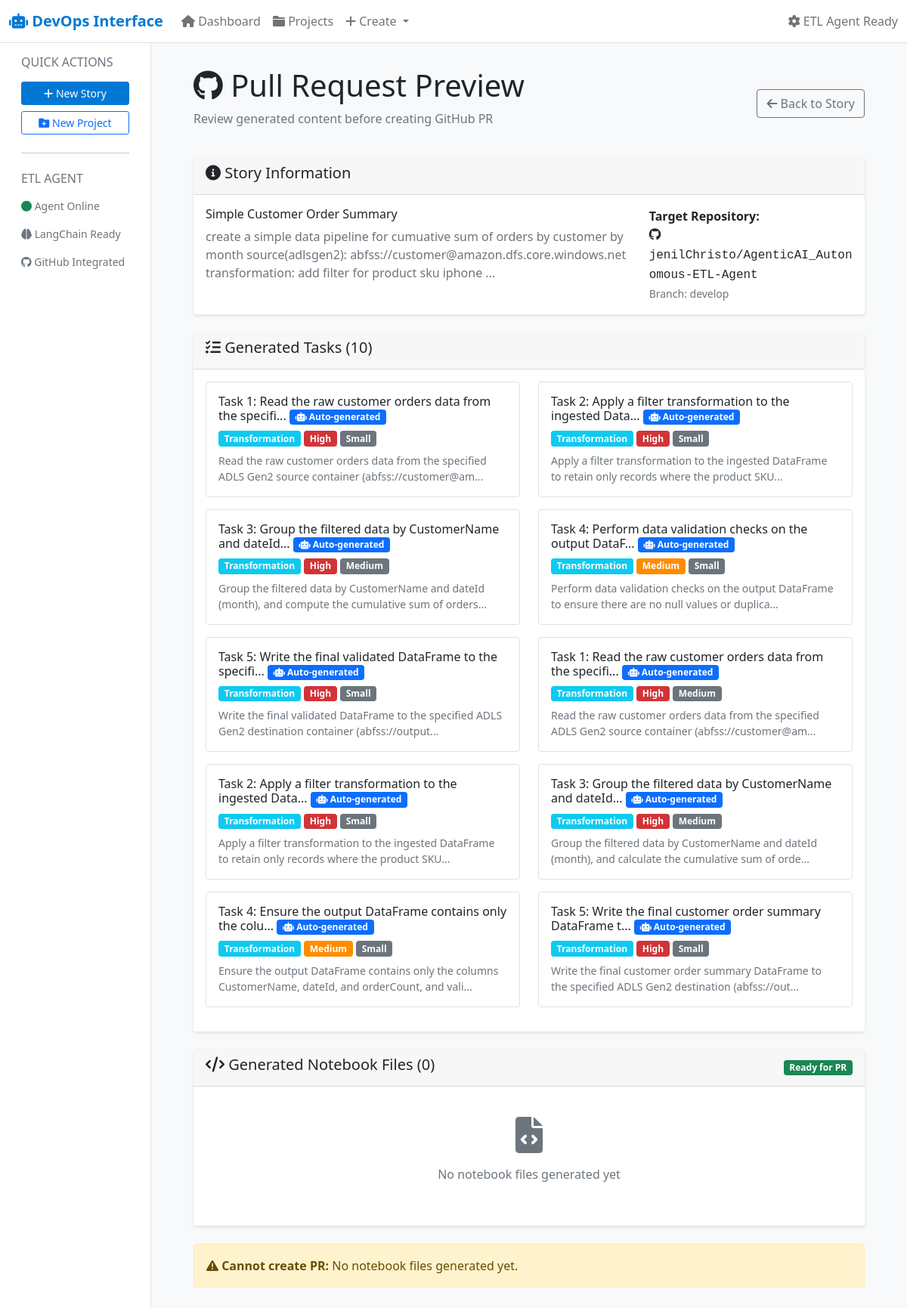
The page /preview_pr/1 on the database its author committed.
### devops_interface/app.py (models this page shows)
class UserStory(db.Model):
    id = db.Column(db.Integer, primary_key=True)
    title = db.Column(db.String(200), nullable=False)
    description = db.Column(db.Text)
    acceptance_criteria = db.Column(db.Text)
    priority = db.Column(db.String(20), default='Medium')  # High, Medium, Low
    status = db.Column(db.String(20), default='New')  # New, Active, Resolved, Closed
    story_points = db.Column(db.Integer, default=0)
    github_issue_url = db.Column(db.String(500))
    github_repo = db.Column(db.String(100))
    github_issue_number = db.Column(db.Integer)
    etl_agent_status = db.Column(db.String(50), default='Not Started')  # Not Started, Processing, Completed, Failed
    generated_notebook_path = db.Column(db.String(500))
    created_date = db.Column(db.DateTime, default=datetime.utcnow)
    updated_date = db.Column(db.DateTime, default=datetime.utcnow, onupdate=datetime.utcnow)
    project_id = db.Column(db.Integer, db.ForeignKey('project.id'), nullable=False)
    assigned_to = db.Column(db.String(100))
    tasks = db.relationship('Task', backref='user_story', lazy=True, cascade='all, delete-orphan')

class Task(db.Model):
    id = db.Column(db.Integer, primary_key=True)
    title = db.Column(db.String(200), nullable=False)
    description = db.Column(db.Text)
    task_type = db.Column(db.String(50))  # data_ingestion, transformation, validation, output, testing
    priority = db.Column(db.String(20), default='Medium')
    status = db.Column(db.String(20), default='To Do')  # To Do, In Progress, Done
    effort = db.Column(db.String(20), default='Medium')  # Small, Medium, Large
    acceptance_criteria = db.Column(db.Text)
    dependencies = db.Column(db.Text)  # JSON string of dependent task IDs
    etl_generated = db.Column(db.Boolean, default=False)
    notebook_cell_number = db.Column(db.Integer)  # Which cell in the unified notebook corresponds to this task
    created_date = db.Column(db.DateTime, default=datetime.utcnow)
    updated_date = db.Column(db.DateTime, default=datetime.utcnow, onupdate=datetime.utcnow)
    user_story_id = db.Column(db.Integer, db.ForeignKey('user_story.id'), nullable=False)
    assigned_to = db.Column(db.String(100))

### devops_interface/app.py (the view, shortened to what this page needs)
@app.route('/preview_pr/<int:story_id>')
def preview_pr_content(story_id):
    story = UserStory.query.get_or_404(story_id)
    if not story.generated_notebook_path:
        flash('No notebooks generated yet. ⚠️', 'warning')
        return redirect(url_for('story_detail', story_id=story_id))
    notebook_files = {}
    notebooks_dir = story.generated_notebook_path
    tasks = Task.query.filter_by(user_story_id=story_id).all()
    return render_template('pr_preview.html',
                         story=story,
                         notebook_files=notebook_files,
                         tasks=tasks)

### devops_interface/templates/pr_preview.html (shortened to what this page needs)
{% extends "base.html" %}
{% block content %}
<div class="container-fluid">
    <div class="d-flex justify-content-between align-items-center mb-4">
        <div>
            <h1><i class="fab fa-github"></i> Pull Request Preview</h1>
            <p class="text-muted">Review generated content before creating GitHub PR</p>
        </div>
        <div>
            <a href="{{ url_for('story_detail', story_id=story.id) }}" class="btn btn-outline-secondary">
                <i class="fas fa-arrow-left"></i> Back to Story
            </a>
        </div>
    </div>
    <div class="card mb-4">
        <div class="card-header">
            <h5><i class="fas fa-info-circle"></i> Story Information</h5>
        </div>
        <div class="card-body">
            <div class="row">
                <div class="col-md-8">
                    <h6>{{ story.title }}</h6>
                    <p class="text-muted">{{ story.description[:200] }}{% if story.description|length > 200 %}...{% endif %}</p>
                </div>
                <div class="col-md-4">
                    {% if story.github_repo %}
                    <strong>Target Repository:</strong><br>
                    <a href="https://github.com/{{ story.github_repo }}" target="_blank" class="github-link">
                        <i class="fab fa-github"></i> {{ story.github_repo }}
                    </a>
                    <br><small class="text-muted">Branch: develop</small>
                    {% else %}
                    <div class="alert alert-warning">
                        <i class="fas fa-exclamation-triangle"></i> No GitHub repository linked
                    </div>
                    {% endif %}
                </div>
            </div>
        </div>
    </div>
    <div class="card mb-4">
        <div class="card-header">
            <h5><i class="fas fa-tasks"></i> Generated Tasks ({{ tasks|length }})</h5>
        </div>
        <div class="card-body">
            <div class="row">
                {% for task in tasks %}
                <div class="col-md-6 mb-3">
                    <div class="border rounded p-3">
                        <h6 class="mb-2">
                            {{ task.title }}
                            {% if task.etl_generated %}
                            <span class="badge bg-primary badge-sm">
                                <i class="fas fa-robot"></i> Auto-generated
                            </span>
                            {% endif %}
                        </h6>
                        <div class="d-flex flex-wrap gap-1 mb-2">
                            <span class="badge bg-info">{{ task.task_type.replace('_', ' ').title() }}</span>
                            <span class="badge priority-{{ task.priority.lower() }}">{{ task.priority }}</span>
                            <span class="badge bg-secondary">{{ task.effort }}</span>
                        </div>
                        {% if task.description and task.description != task.title %}
                        <p class="small text-muted mb-0">{{ task.description[:100] }}{% if task.description|length > 100 %}...{% endif %}</p>
                        {% endif %}
                    </div>
                </div>
                {% endfor %}
            </div>
        </div>
    </div>
    <div class="card mb-4">
        <div class="card-header d-flex justify-content-between align-items-center">
            <h5><i class="fas fa-code"></i> Generated Notebook Files ({{ notebook_files|length }})</h5>
            <span class="badge bg-success">Ready for PR</span>
        </div>
        <div class="card-body">
            {% if notebook_files %}
            <div class="row">
                {% for filename, content in notebook_files.items() %}
                <div class="col-12 mb-4">
                    <div class="border rounded">
                        <div class="bg-light p-3 border-bottom d-flex justify-content-between align-items-center">
                            <h6 class="mb-0">
                                <i class="fas fa-file-code"></i>
                                notebooks/story_{{ story.id }}/{{ filename }}
                            </h6>
                            <span class="badge bg-info">{{ content|length }} chars</span>
                        </div>
                        <div class="p-3">
                            <pre class="bg-dark text-light p-3 rounded" style="max-height: 300px; overflow-y: auto;"><code>{{ content[:1000] }}{% if content|length > 1000 %}
... ({{ content|length - 1000 }} more characters)
{% endif %}</code></pre>
                        </div>
                    </div>
                </div>
                {% endfor %}
            </div>
            {% else %}
            <div class="text-center text-muted py-4">
                <i class="fas fa-file-code fa-3x mb-3"></i>
                <p>No notebook files generated yet</p>
            </div>
            {% endif %}
        </div>
    </div>
    {% if story.github_repo and notebook_files %}
    <div class="card">
        <div class="card-header bg-success text-white">
            <h5><i class="fas fa-rocket"></i> Create Pull Request</h5>
        </div>
        <div class="card-body">
            <div class="row">
                <div class="col-md-8">
                    <h6>Ready to create PR</h6>
                    <p class="text-muted">
                        This will create a pull request in <strong>{{ story.github_repo }}</strong>
                        against the <strong>develop</strong> branch with {{ notebook_files|length }} generated notebook files
                        and {{ tasks|length }} associated tasks.
                    </p>
                    <div class="alert alert-info">
                        <i class="fas fa-info-circle"></i>
                        <strong>What will be included:</strong>
                        <ul class="mb-0 mt-2">
                            <li>{{ notebook_files|length }} PySpark notebook files</li>
                            <li>Comprehensive PR description with task breakdown</li>
                            <li>Links back to this user story</li>
                            <li>Automated ETL agent attribution</li>
                        </ul>
                    </div>
                </div>
                <div class="col-md-4 text-end">
                    <form method="POST" action="{{ url_for('create_github_pr', story_id=story.id) }}">
                        <button type="submit" class="btn btn-success btn-lg">
                            <i class="fas fa-code-branch"></i> Create Pull Request
                        </button>
                    </form>
                    <div class="mt-3">
                        <small class="text-muted">
                            <i class="fas fa-shield-alt"></i>
                            This will create a PR for review.<br>
                            No direct merge to main branch.
                        </small>
                    </div>
                </div>
            </div>
        </div>
    </div>
    {% else %}
    <div class="alert alert-warning">
        <i class="fas fa-exclamation-triangle"></i>
        <strong>Cannot create PR:</strong>
        {% if not story.github_repo %}
        No GitHub repository linked to this story.
        {% elif not notebook_files %}
        No notebook files generated yet.
        {% endif %}
    </div>
    {% endif %}
</div>
{% endblock %}

### devops_interface/templates/base.html (style rules this page uses)
:root { --azure-blue: #0078d4; --azure-dark-blue: #106ebe; --success-green: #107c10; --warning-orange: #ff8c00; --error-red: #d13438; }
body { background-color: #f8f9fa; }
.card { border: none; box-shadow: 0 2px 4px rgba(0,0,0,0.1); transition: box-shadow 0.3s ease; }
.priority-high { background-color: var(--error-red); }
.priority-medium { background-color: var(--warning-orange); }
.github-link { color: #24292e; text-decoration: none; font-family: monospace; }

### rows shown on the page
UserStory: title "Simple Customer Order Summary", description "create a simple data pipeline for cumuative sum of orders by customer by month source(adlsgen2): abfss://customer@amazon.dfs.core.windows.net transformation: add filter for product sku iphone", github_repo "jenilChristo/AgenticAI_Autonomous-ETL-Agent"
Task: title "Task 1: Read the raw customer orders data from the specifi...", etl_generated True (drawn), task_type.replace "Transformation", priority "High", effort "Small", description "Read the raw customer orders data from the specified ADLS Gen2 source container (abfss://customer@am"
Task: title "Task 2: Apply a filter transformation to the ingested Data...", etl_generated True (drawn), task_type.replace "Transformation", priority "High", effort "Small", description "Apply a filter transformation to the ingested DataFrame to retain only records where the product SKU"
Task: title "Task 3: Group the filtered data by CustomerName and dateId...", etl_generated True (drawn), task_type.replace "Transformation", priority "High", effort "Medium", description "Group the filtered data by CustomerName and dateId (month), and compute the cumulative sum of orders"
Task: title "Task 4: Perform data validation checks on the output DataF...", etl_generated True (drawn), task_type.replace "Transformation", priority "Medium", effort "Small", description "Perform data validation checks on the output DataFrame to ensure there are no null values or duplica"
Task: title "Task 5: Write the final validated DataFrame to the specifi...", etl_generated True (drawn), task_type.replace "Transformation", priority "High", effort "Small", description "Write the final validated DataFrame to the specified ADLS Gen2 destination container (abfss://output"
Task: title "Task 1: Read the raw customer orders data from the specifi...", etl_generated True (drawn), task_type.replace "Transformation", priority "High", effort "Medium", description "Read the raw customer orders data from the specified ADLS Gen2 source container (abfss://customer@am"
Task: title "Task 2: Apply a filter transformation to the ingested Data...", etl_generated True (drawn), task_type.replace "Transformation", priority "High", effort "Small", description "Apply a filter transformation to the ingested DataFrame to retain only records where the product SKU"
Task: title "Task 3: Group the filtered data by CustomerName and dateId...", etl_generated True (drawn), task_type.replace "Transformation", priority "High", effort "Medium", description "Group the filtered data by CustomerName and dateId (month), and calculate the cumulative sum of orde"
Task: title "Task 4: Ensure the output DataFrame contains only the colu...", etl_generated True (drawn), task_type.replace "Transformation", priority "Medium", effort "Small", description "Ensure the output DataFrame contains only the columns CustomerName, dateId, and orderCount, and vali"
Task: title "Task 5: Write the final customer order summary DataFrame t...", etl_generated True (drawn), task_type.replace "Transformation", priority "High", effort "Small", description "Write the final customer order summary DataFrame to the specified ADLS Gen2 destination (abfss://out"

### other values the page prints
{{ tasks|length }} "10"
{{ notebook_files|length }} "0"
